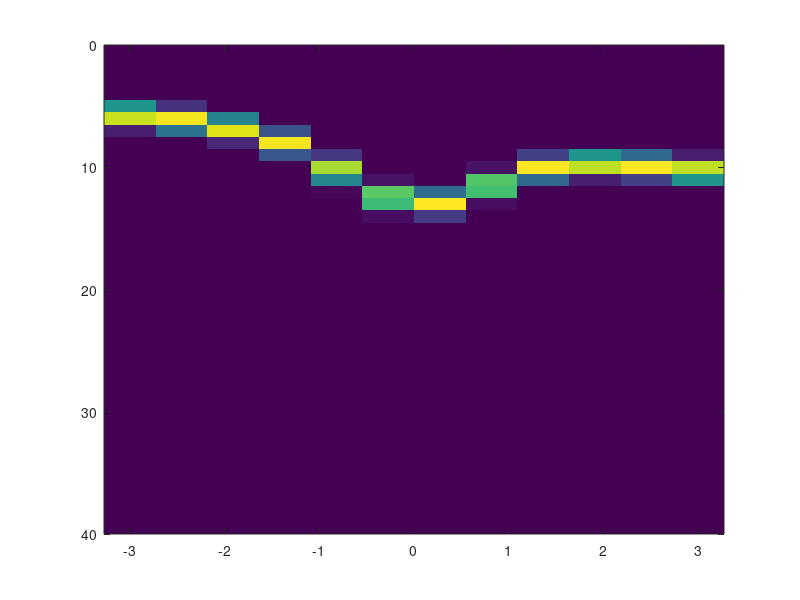

Source code (MATLAB):
%% Import the data

% Imports variables: signal, srate, time
load spectral_codeChallenge.mat

plot(signal);

% Do the calculation
n = length(signal);
winLength = 0.5*srate;
winOnsets = 1:winLength:n-winLength;
hzW = linspace(0, srate/2, floor(winLength));
hannWin = 0.5 - cos(2*pi*linspace(0,1, winLength))./2;

signalPow = zeros(1,length(hzW));

matrix = zeros(length(winOnsets), length(hzW));

for wi=1:length(winOnsets)
    dataChunk = signal(winOnsets(wi):winOnsets(wi)+winLength-1);
    dataChunk = dataChunk .* hannWin;
    tmpPow = abs(fft(dataChunk)/winLength).^2;
    matrix(wi,:) = matrix(wi,:) + tmpPow(1:length(hzW));
    signalPow = signalPow + tmpPow(1:length(hzW));
end

plot(hzW, signalPow)
set(gca,'xlim',[0 40])

imagesc(time,hzW, matrix')
ylim([0,40]);